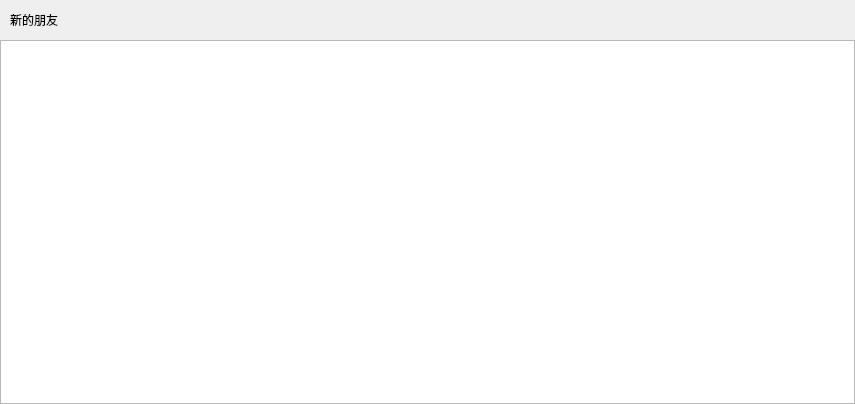
<?xml version="1.0" encoding="UTF-8"?>
<ui version="4.0">
 <class>ApplyFriendPage</class>
 <widget class="QWidget" name="ApplyFriendPage">
  <property name="geometry">
   <rect>
    <x>0</x>
    <y>0</y>
    <width>855</width>
    <height>404</height>
   </rect>
  </property>
  <property name="windowTitle">
   <string>Form</string>
  </property>
  <layout class="QVBoxLayout" name="verticalLayout">
   <property name="spacing">
    <number>0</number>
   </property>
   <property name="leftMargin">
    <number>0</number>
   </property>
   <property name="topMargin">
    <number>0</number>
   </property>
   <property name="rightMargin">
    <number>0</number>
   </property>
   <property name="bottomMargin">
    <number>0</number>
   </property>
   <item>
    <widget class="QWidget" name="friend_apply_wid" native="true">
     <layout class="QHBoxLayout" name="horizontalLayout">
      <property name="spacing">
       <number>0</number>
      </property>
      <property name="leftMargin">
       <number>0</number>
      </property>
      <property name="topMargin">
       <number>0</number>
      </property>
      <property name="rightMargin">
       <number>0</number>
      </property>
      <property name="bottomMargin">
       <number>0</number>
      </property>
      <item>
       <spacer name="horizontalSpacer_2">
        <property name="orientation">
         <enum>Qt::Orientation::Horizontal</enum>
        </property>
        <property name="sizeType">
         <enum>QSizePolicy::Policy::Fixed</enum>
        </property>
        <property name="sizeHint" stdset="0">
         <size>
          <width>10</width>
          <height>20</height>
         </size>
        </property>
       </spacer>
      </item>
      <item>
       <widget class="QLabel" name="friend_apply_lb">
        <property name="minimumSize">
         <size>
          <width>0</width>
          <height>40</height>
         </size>
        </property>
        <property name="maximumSize">
         <size>
          <width>16777215</width>
          <height>40</height>
         </size>
        </property>
        <property name="text">
         <string>新的朋友</string>
        </property>
       </widget>
      </item>
      <item>
       <spacer name="horizontalSpacer">
        <property name="orientation">
         <enum>Qt::Orientation::Horizontal</enum>
        </property>
        <property name="sizeHint" stdset="0">
         <size>
          <width>790</width>
          <height>20</height>
         </size>
        </property>
       </spacer>
      </item>
     </layout>
    </widget>
   </item>
   <item>
    <widget class="QWidget" name="widget_2" native="true">
     <layout class="QVBoxLayout" name="verticalLayout_2">
      <property name="spacing">
       <number>0</number>
      </property>
      <property name="leftMargin">
       <number>0</number>
      </property>
      <property name="topMargin">
       <number>0</number>
      </property>
      <property name="rightMargin">
       <number>0</number>
      </property>
      <property name="bottomMargin">
       <number>0</number>
      </property>
      <item>
       <widget class="ApplyFriendList" name="apply_friend_list"/>
      </item>
     </layout>
    </widget>
   </item>
  </layout>
 </widget>
 <customwidgets>
  <customwidget>
   <class>ApplyFriendList</class>
   <extends>QListWidget</extends>
   <header>applyfriendlist.h</header>
  </customwidget>
 </customwidgets>
 <resources/>
 <connections/>
</ui>
